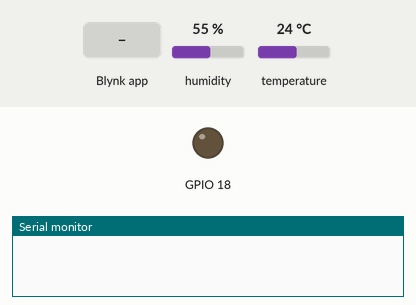
Simulated run of this sketch. Board: ESP32. Shown: output pins drawn as LEDs (lit = HIGH), the last lines printed to the serial monitor. Inputs (shaded band) come from the test bench; at power-on: humidity 55 %, temperature 24 °C. WiFi joins after 1.5 s; servers stay silent unless stated.

Above: at 3.0 s.
3.1 s: Blynk app writes 1 to V0
At 3.5 s:
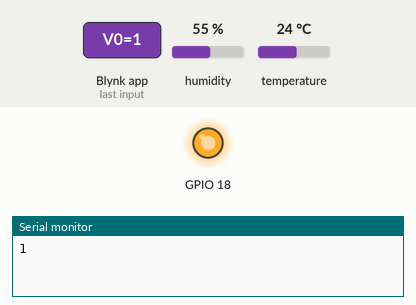
4.6 s: Blynk app writes 0 to V0
At 5.9 s:
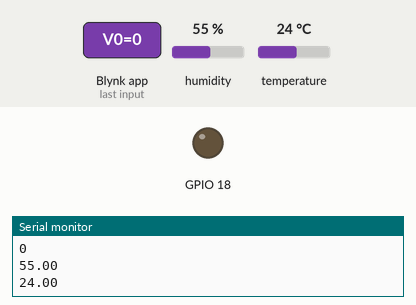
Timing chart, 0 to 7.6 s (numbered marks = the images above; inputs shaded):
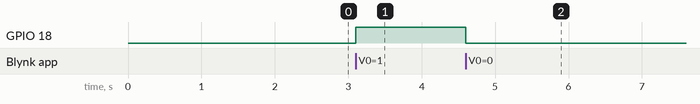

The sketch:

relay-1.ino
```cpp
/* This is a simple demo of sending and receiving some data.
   Be sure to check out other examples!
   Fill-in information from Blynk Device Info here */

#define BLYNK_TEMPLATE_ID "TMPL64kx7BMnh"
#define BLYNK_TEMPLATE_NAME "relay"
#define BLYNK_AUTH_TOKEN "M2laaUXwKszwPezQeVTfHx8VyNrFnRGk"

/* Comment this out to disable prints and save space */
#define BLYNK_PRINT Serial

#include <WiFi.h>
#include <WiFiClient.h>
#include <BlynkSimpleEsp32.h>
//#include <Adafruit_GFX.h>
//#include <Adafruit_SSD1306.h>

//#define OLED_Address 0x3C
//Adafruit_SSD1306 oled(128, 64, &Wire, OLED_Address);

#include "DHT.h"
#define DHTPIN 17
#define DHTTYPE DHT11
DHT dht(DHTPIN, DHTTYPE);

// Your WiFi credentials.
// Set password to "" for open networks.
char ssid[] = "ELINS";
char pass[] = "@olije.ac.id";

BlynkTimer timer;
bool modeAuto, relay;

// This function is called every time the Virtual Pin 0 state changes
BLYNK_WRITE(V0)
{
  int value = param.asInt();
  Blynk.virtualWrite(V1, value);
  Serial.println(value);
  if (value == 0 && modeAuto == 0) {
    digitalWrite(18, LOW); // Turn off the relay (assuming LOW is off)
    relay = 0;
  } else if (value == 1 && modeAuto == 0) {
    digitalWrite(18, HIGH); // Turn on the relay (assuming HIGH is on)
    relay = 1;
  }
}

BLYNK_WRITE(V6)
{
  int value = param.asInt();
  Blynk.virtualWrite(V7, value);
  Serial.println(value);
  if (value == 0) {
    modeAuto = 0;
  } else {
    modeAuto = 1;
  }
}

// This function is called every time the device is connected to the Blynk.Cloud
BLYNK_CONNECTED()
{
  // Change Web Link Button message to "Congratulations!"
  Blynk.setProperty(V3, "offImageUrl", "https://static-image.nyc3.cdn.digitaloceanspaces.com/general/fte/congratulations.png");
  Blynk.setProperty(V3, "onImageUrl", "https://static-image.nyc3.cdn.digitaloceanspaces.com/general/fte/congratulations_pressed.png");
  Blynk.setProperty(V3, "url", "https://docs.blynk.io/en/getting-started/what-do-i-need-to-blynk/how-quickstart-device-was-made");
}

// This function sends Arduino's uptime every second to Virtual Pin 2.
void myTimerEvent()
{
  // You can send any value at any time.
  // Please don't send more than 10 values per second.
  Blynk.virtualWrite(V2, millis() / 1000);
  bacaDHT();
}

void bacaDHT() {
  float h = dht.readHumidity();
  float t = dht.readTemperature();
  Serial.println(h, 2);
  Serial.println(t, 2);

  Blynk.virtualWrite(V4, h);
  Blynk.virtualWrite(V5, t);

 /* oled.clearDisplay();
  oled.setTextColor(WHITE);
  oled.setCursor(0, 0);
  oled.print("Suhu: "); oled.println(t);
  oled.print("Hum: "); oled.println(h);
  oled.print("Mode: "); oled.println(modeAuto);
  oled.print("Relay: "); oled.println(relay);

  oled.display();*/
}

void setup() {
  // Debug console
  Serial.begin(115200);

  dht.begin();
  Wire.begin();

  /*oled.begin(SSD1306_SWITCHCAPVCC, OLED_Address);
  oled.clearDisplay();

  oled.setTextColor(WHITE);
  oled.setCursor(0, 0);
  oled.println("Persiapan...");
  oled.display(); */

  pinMode(18, OUTPUT);
  Blynk.begin(BLYNK_AUTH_TOKEN, ssid, pass);
  // Setup a function to be called every second
  timer.setInterval(2000L, myTimerEvent);
}

void loop() {
  Blynk.run();
  timer.run();
  // You can inject your own code or combine it with other sketches.
  // Check other examples on how to communicate with Blynk.
  // Remember to avoid delay() function
}
```

Measured:
- after the input at 3.1 s, GPIO 18: LOW → HIGH at once
- after the input at 4.6 s, GPIO 18: HIGH → LOW at once
